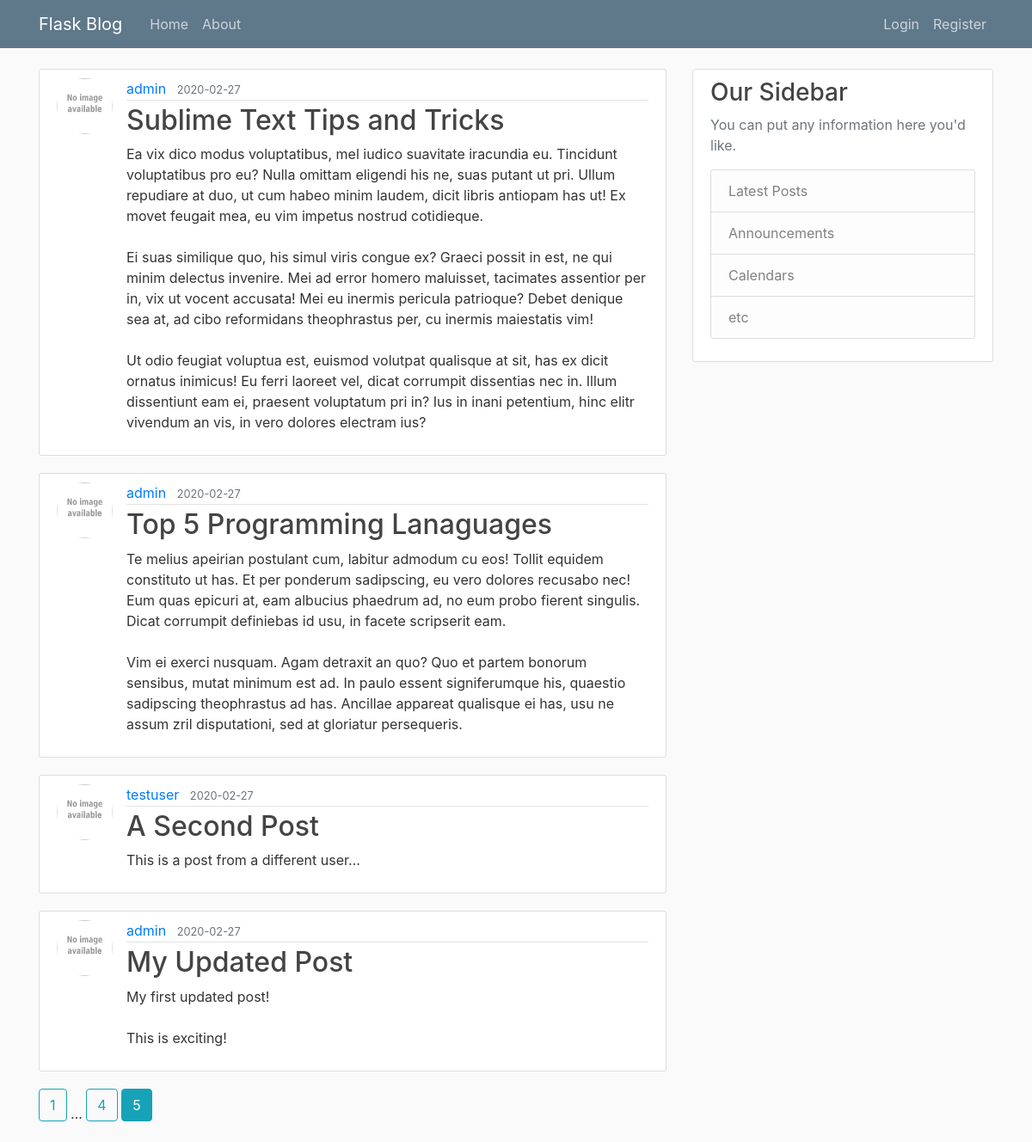
/home?page=5, run on the app's committed database.
### flaskblog/models.py (models this page shows, shortened)
class Post(db.Model):
    id = db.Column(db.Integer, primary_key=True)
    title = db.Column(db.String(100), nullable=False)
    date_posted = db.Column(db.DateTime, nullable=False, default=datetime.utcnow)
    content = db.Column(db.Text, nullable=False)
    user_id = db.Column(db.Integer, db.ForeignKey('user.id'), nullable=False)

class User(db.Model, UserMixin):
    id = db.Column(db.Integer, primary_key=True)
    username = db.Column(db.String(20), unique=True, nullable=False)
    email = db.Column(db.String(120), unique=True, nullable=False)
    image_file = db.Column(db.String(20), nullable=False, default='default.jpg')
    password = db.Column(db.String(60), nullable=False)
    posts = db.relationship('Post', backref='author', lazy=True)

### flaskblog/main/routes.py (the view)
@main.route('/')
@main.route('/home')
def home():
    page = request.args.get('page', 1, type=int)
    posts = Post.query.order_by(Post.date_posted.desc()).paginate(page=page, per_page=5)
    return render_template('home.html', posts=posts)

### flaskblog/templates/home.html
{% extends 'layout.html' %}
{% block content %}
    {% for post in posts.items %}
        <article class="media content-section">
            <img src="{{ url_for('static', filename='profile_pics/' + post.author.image_file) }}" alt="" class="rounded-circle article-img">
            <div class="media-body">
            <div class="article-metadata">
                <a class="mr-2" href="{{ url_for('users.user_posts', username=post.author.username) }}">{{ post.author.username }}</a>
                <small class="text-muted">{{ post.date_posted.strftime('%Y-%m-%d') }}</small>
            </div>
            <h2><a class="article-title" href="{{ url_for('posts.post', post_id=post.id) }}">{{ post.title }}</a></h2>
            <p class="article-content">{{ post.content }}</p>
            </div>
        </article>
    {% endfor %}
    {% for page_num in posts.iter_pages(left_edge=1, right_edge=1, left_current=1, right_current=2) %}
        {% if page_num %}
            {% if posts.page == page_num %}
                <a class="btn btn-info mb-4" href="{{ url_for('main.home', page=page_num) }}">{{ page_num }}</a>
            {% else %}
                <a class="btn btn-outline-info mb-4" href="{{ url_for('main.home', page=page_num) }}">{{ page_num }}</a>
            {% endif %}
        {% else %}
            ...
        {% endif %}
    {% endfor %}
{% endblock content %}

### flaskblog/static/main.css (style rules this page uses)
body { background: #fafafa; color: #333333; margin-top: 5rem; }
h1, h2, h3, h4, h5, h6 { color: #444444; }
.content-section { background: #ffffff; padding: 10px 20px; border: 1px solid #dddddd; border-radius: 3px; margin-bottom: 20px; }
.article-title { color: #444444; }
.article-content { white-space: pre-line; }
.article-img { height: 65px; width: 65px; margin-right: 16px; }
.article-metadata { padding-bottom: 1px; margin-bottom: 4px; border-bottom: 1px solid #e3e3e3 }

### data on the page
Post: image_file (placeholder picture), author.username "admin", date_posted "2020-02-27", title "Sublime Text Tips and Tricks", content "Ea vix dico modus voluptatibus, mel iudico suavitate iracundia eu. Tincidunt voluptatibus pro eu? Nulla omittam eligendi his ne, suas putant ut pri. Ullum repudiare at duo, ut cum habeo minim laudem, dicit libris antiopam has ut! Ex movet feugait mea, eu vim impetus nostrud cotidieque. Ei suas similique quo, his simul viris congue ex? Graeci possit in est, ne qui minim delectus invenire. Mei ad error homero maluisset, tacimates assentior per in, vix ut vocent accusata! Mei eu inermis pericula patrioque? Debet denique sea at, ad cibo reformidans theophrastus per, cu inermis maiestatis vim! Ut odio feugiat voluptua est, euismod volutpat qualisque at sit, has ex dicit ornatus inimicus! Eu…"
Post: image_file (placeholder picture), author.username "admin", date_posted "2020-02-27", title "Top 5 Programming Lanaguages", content "Te melius apeirian postulant cum, labitur admodum cu eos! Tollit equidem constituto ut has. Et per ponderum sadipscing, eu vero dolores recusabo nec! Eum quas epicuri at, eam albucius phaedrum ad, no eum probo fierent singulis. Dicat corrumpit definiebas id usu, in facete scripserit eam. Vim ei exerci nusquam. Agam detraxit an quo? Quo et partem bonorum sensibus, mutat minimum est ad. In paulo essent signiferumque his, quaestio sadipscing theophrastus ad has. Ancillae appareat qualisque ei has, usu ne assum zril disputationi, sed at gloriatur persequeris."
Post: image_file (placeholder picture), author.username "testuser", date_posted "2020-02-27", title "A Second Post", content "This is a post from a different user..."
Post: image_file (placeholder picture), author.username "admin", date_posted "2020-02-27", title "My Updated Post", content "My first updated post! This is exciting!"

### other printed values
{{ page_num }} "1" "4"
{{ page_num }} "5"
